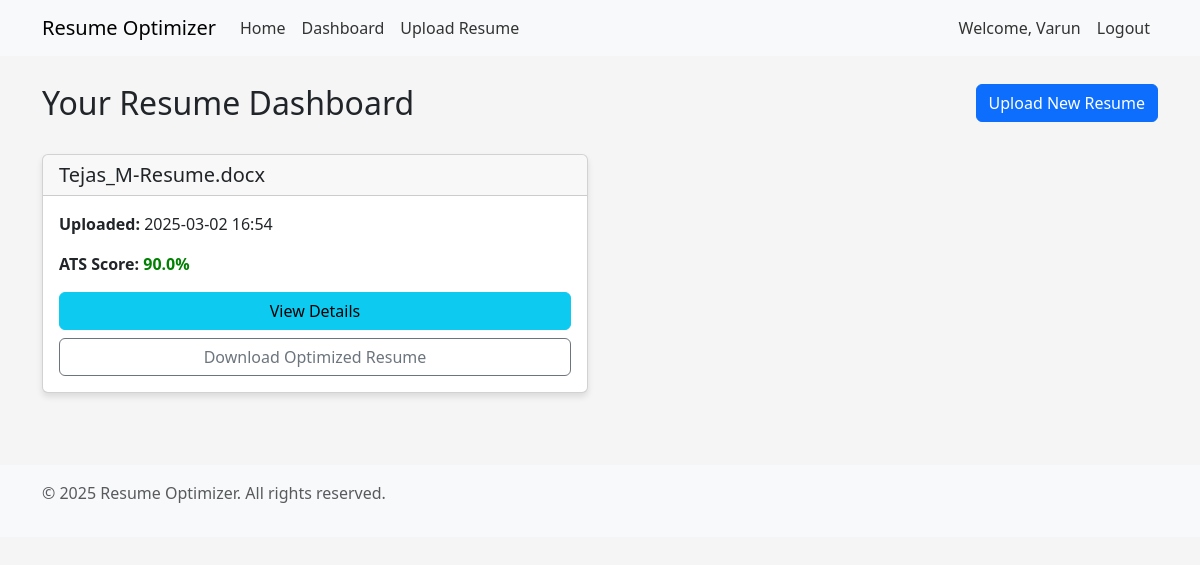
The app's page /dashboard (signed in) with its own data.
### app.py (models this page shows, shortened)
class User(UserMixin, db.Model):
    id = db.Column(db.Integer, primary_key=True)
    username = db.Column(db.String(100), unique=True, nullable=False)
    email = db.Column(db.String(100), unique=True, nullable=False)
    password_hash = db.Column(db.String(200), nullable=False)
    resumes = db.relationship('Resume', backref='user', lazy=True)

class Resume(db.Model):
    id = db.Column(db.Integer, primary_key=True)
    filename = db.Column(db.String(200), nullable=False)
    original_text = db.Column(db.Text, nullable=True)
    optimized_text = db.Column(db.Text, nullable=True)
    job_description = db.Column(db.Text, nullable=True)
    ats_score = db.Column(db.Float, nullable=True)
    created_at = db.Column(db.DateTime, default=datetime.utcnow)
    user_id = db.Column(db.Integer, db.ForeignKey('user.id'), nullable=False)
    file_type = db.Column(db.String(10), nullable=False)

### app.py (the view)
@app.route('/dashboard')
@login_required
def dashboard():
    user_resumes = Resume.query.filter_by(user_id=current_user.id).all()
    return render_template('dashboard.html', resumes=user_resumes)

### app.py (called while the page is built)
@login_manager.user_loader
def load_user(user_id):
    return User.query.get(int(user_id))

### templates/dashboard.html (shortened to what this page needs)
{% extends 'base.html' %}
{% block content %}
<div class="row mb-4">
    <div class="col">
        <h2>Your Resume Dashboard</h2>
    </div>
    <div class="col-auto">
        <a href="{{ url_for('upload_resume') }}" class="btn btn-primary">Upload New Resume</a>
    </div>
</div>
{% if resumes %}
    <div class="row">
        {% for resume in resumes %}
            <div class="col-md-6">
                <div class="card mb-4">
                    <div class="card-header">
                        <h5 class="card-title mb-0">{{ resume.filename }}</h5>
                    </div>
                    <div class="card-body">
                        <p><strong>Uploaded:</strong> {{ resume.created_at.strftime('%Y-%m-%d %H:%M') }}</p>
                        {% if resume.ats_score %}
                            <p>
                                <strong>ATS Score:</strong>
                                <span class="
                                    {% if resume.ats_score >= 70 %}score-high
                                    {% elif resume.ats_score >= 40 %}score-medium
                                    {% else %}score-low{% endif %}
                                ">
                                    {{ "%.1f"|format(resume.ats_score) }}%
                                </span>
                            </p>
                        {% else %}
                            <p><em>No job description provided for analysis</em></p>
                        {% endif %}
                        <div class="d-grid gap-2">
                            <a href="{{ url_for('view_resume', resume_id=resume.id) }}" class="btn btn-info">View Details</a>
                            <a href="{{ url_for('download_resume', resume_id=resume.id) }}" class="btn btn-outline-secondary">Download Optimized Resume</a>
                        </div>
                    </div>
                </div>
            </div>
        {% endfor %}
    </div>
{% else %}
    <div class="alert alert-info">
        <p>You haven't uploaded any resumes yet. Get started by uploading your resume!</p>
        <a href="{{ url_for('upload_resume') }}" class="btn btn-primary mt-2">Upload Resume</a>
    </div>
{% endif %}
{% endblock %}

### templates/base.html (shortened to what this page needs)
<!DOCTYPE html>
<html lang="en">
<head>
    <link href="https://cdn.jsdelivr.net/npm/bootstrap@5.3.0-alpha1/dist/css/bootstrap.min.css" rel="stylesheet">
</head>
<body>
    <nav class="navbar navbar-expand-md navbar-light bg-light fixed-top">
        <div class="container">
            <a class="navbar-brand" href="{{ url_for('index') }}">Resume Optimizer</a>
            <div class="collapse navbar-collapse" id="navbarNav">
                <ul class="navbar-nav me-auto">
                    <li class="nav-item">
                        <a class="nav-link" href="{{ url_for('index') }}">Home</a>
                    </li>
                    {% if current_user.is_authenticated %}
                    <li class="nav-item">
                        <a class="nav-link" href="{{ url_for('dashboard') }}">Dashboard</a>
                    </li>
                    <li class="nav-item">
                        <a class="nav-link" href="{{ url_for('upload_resume') }}">Upload Resume</a>
                    </li>
                    {% endif %}
                </ul>
                <ul class="navbar-nav">
                    {% if current_user.is_authenticated %}
                    <li class="nav-item">
                        <span class="nav-link">Welcome, {{ current_user.username }}</span>
                    </li>
                    <li class="nav-item">
                        <a class="nav-link" href="{{ url_for('logout') }}">Logout</a>
                    </li>
                    {% endif %}
                </ul>
            </div>
        </div>
    </nav>
    <div class="container mt-4">
        {% block content %}{% endblock %}
    </div>
    <footer class="bg-light text-center text-lg-start mt-5 py-3">
        <div class="container">
            <p class="text-muted">&copy; 2025 Resume Optimizer. All rights reserved.</p>
        </div>
    </footer>
</body>
</html>

### templates/base.html (style rules this page uses)
body { padding-top: 60px; padding-bottom: 40px; background-color: #f5f5f5; }
.card { margin-bottom: 20px; box-shadow: 0 4px 6px rgba(0,0,0,0.1); }
.nav-link { color: #333; }
.score-high { color: green; font-weight: bold; }

### records on screen
User: username "Varun"
Resume: filename "Tejas_M-Resume.docx", created_at "2025-03-02 16:54", ats_score "90.0"
